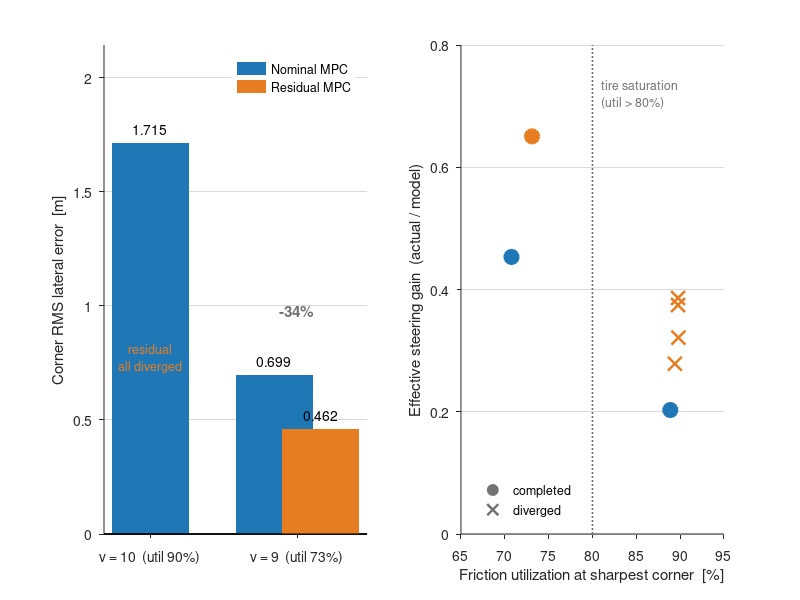

The MATLAB source for this figure:
% 저마찰 노면 (mu = 0.3) - 잔차 보정의 작동 조건
%
% 핵심: 잔차는 타이어에 여유가 있을 때만 작동한다.
%   마찰 사용률 73% (v=9)  -> 급코너 오차 34% 감소, 완주
%   마찰 사용률 90% (v=10) -> 조향 포화, 4회 시도 전부 이탈
%
% 데이터: fig_friction.mat  (results/friction_summary.py 생성)
% 실행:   results/matlab/ 폴더 안에서 `plot_friction`
% 요구:   base MATLAB 만 (툴박스 불필요). R2013a 이상.
%
% 색: 파랑(nominal) / 주황(residual), 이탈은 옅게 + X 표시.

load('fig_friction.mat')

NOM = [0.12 0.47 0.71];
RES = [0.90 0.49 0.13];
GRY = [0.45 0.45 0.45];

figure('Color','w','Position',[80 80 960 380])

%% (a) 완주한 조건에서의 성능 비교
subplot(1,2,1); hold on; box off
set(gca,'FontSize',10,'TickDir','out','YGrid','on', ...
        'GridColor',[.85 .85 .85],'GridAlpha',1,'Layer','bottom')
v9n  = corner_rms(v_target==9  & is_residual==0 & completed==1);
v9r  = corner_rms(v_target==9  & is_residual==1 & completed==1);
v10n = corner_rms(v_target==10 & is_residual==0 & completed==1);
bar(1, v10n, 0.5, 'FaceColor', NOM, 'EdgeColor','none');
bar(2.6, v9n, 0.5, 'FaceColor', NOM, 'EdgeColor','none');
bar(3.2, v9r, 0.5, 'FaceColor', RES, 'EdgeColor','none');
text(1,   v10n+0.06, sprintf('%.3f', v10n), 'HorizontalAlignment','center','FontSize',10);
text(2.6, v9n +0.06, sprintf('%.3f', v9n),  'HorizontalAlignment','center','FontSize',10);
text(3.2, v9r +0.06, sprintf('%.3f', v9r),  'HorizontalAlignment','center','FontSize',10);
text(2.9, v9n+0.28, sprintf('-%.0f%%', 100*(v9n-v9r)/v9n), ...
     'HorizontalAlignment','center','FontWeight','bold','FontSize',11,'Color',GRY);
text(1, v10n*0.45, {'residual','all diverged'}, 'HorizontalAlignment','center', ...
     'FontSize',9,'Color',RES);
set(gca,'XTick',[1 2.9],'XTickLabel',{'v = 10  (util 90%)','v = 9  (util 73%)'})
ylabel('Corner RMS lateral error  [m]'); ylim([0 max(corner_rms)*1.25]); xlim([0.4 3.8])
h(1)=patch(nan,nan,NOM,'EdgeColor','none'); h(2)=patch(nan,nan,RES,'EdgeColor','none');
legend(h,{'Nominal MPC','Residual MPC'},'Location','northeast','Box','off','FontSize',9)

%% (b) 왜 v=10 에서 실패했나 - 조향 실효이득과 포화
subplot(1,2,2); hold on; box off
set(gca,'FontSize',10,'TickDir','out','YGrid','on', ...
        'GridColor',[.85 .85 .85],'GridAlpha',1,'Layer','bottom')
for i = 1:numel(steer_gain)
    c = NOM; if is_residual(i), c = RES; end
    mk = 'o'; if ~completed(i), mk = 'x'; end
    plot(friction_util(i), steer_gain(i), mk, 'Color', c, ...
         'MarkerFaceColor', c, 'MarkerSize',10, 'LineWidth',1.8);
end
plot([80 80],[0 0.8],':','Color',GRY,'LineWidth',1.2);
text(81, 0.72, {'tire saturation','(util > 80%)'}, 'FontSize',9,'Color',GRY);
xlabel('Friction utilization at sharpest corner  [%]')
ylabel('Effective steering gain  (actual / model)')
xlim([65 95]); ylim([0 0.8])
h2(1)=plot(nan,nan,'o','Color',GRY,'MarkerFaceColor',GRY,'MarkerSize',8);
h2(2)=plot(nan,nan,'x','Color',GRY,'MarkerSize',10,'LineWidth',1.8);
legend(h2,{'completed','diverged'},'Location','southwest','Box','off','FontSize',9)

%% 콘솔 요약
fprintf('\n[mu = %.1f 저마찰]\n', mu);
for i = 1:numel(corner_rms)
    fprintf('  %-26s %s  corner %.3f  util %3.0f%%  gain %.2f  sat %4.1f%%\n', ...
        char(labels(i)), char('X'*(1-completed(i)) + 'O'*completed(i)), ...
        corner_rms(i), friction_util(i), steer_gain(i), steer_sat_pct(i));
end
fprintf('\n  v=9  (util 73%%) : %.3f -> %.3f  (-%.1f%%)\n', v9n, v9r, 100*(v9n-v9r)/v9n);
fprintf('  v=10 (util 90%%) : nominal %.3f 완주, residual 4회 모두 이탈\n\n', v10n);
